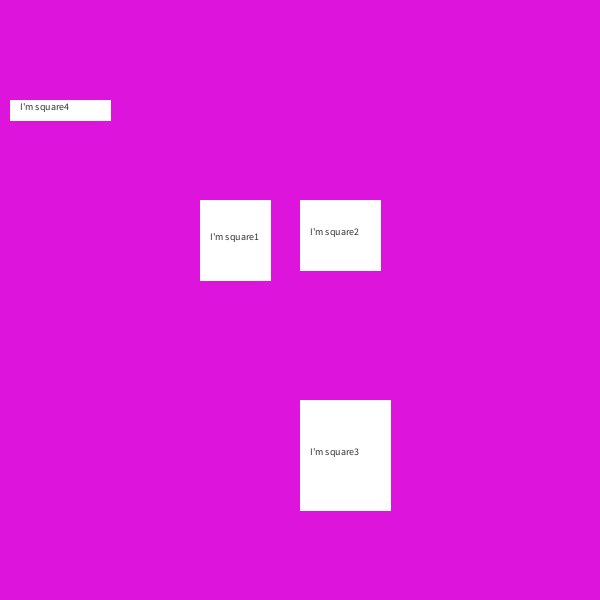
Frame 1 (no input)
Frame 60 (the mouse pressed at the canvas centre just before this capture): identical to frame 1, image omitted
Frame 120 (the mouse held since frame 60 and released just before this capture): identical to frame 1, image omitted

The Processing sketch that drew this single still picture (run headless with seeded random() and noise(); from frame 60 on, the mouse is pressed at the canvas centre):

// Processing sketch: Quiz
// ── Quiz.pde
float sqXPos, sqYPos;
float sqXPos1, sqYPos1;
float sqXPos2, sqYPos2;
float sqXPos3, sqYPos3;
float sqW, sqH;
float sqW1, sqH1;
float sqW2, sqH2;
float sqW3, sqH3;
Square squ;
Square squ1;
Square squ2;
Square squ3;

String Quote = "I'm square1";
String Quote1 = "I'm square2";
String Quote2 = "I'm square3";
String Quote3 = "I'm square4";

float startTime, endTime;
float totalTime = 1;
color normalColor, activeColor;
boolean isActive = false;
boolean isActive1 = false;
boolean isActive2 = false;
boolean isActive3 = false;

void setup(){
  size(600, 600);
  sqXPos = 200;
  sqYPos = 200;
  sqXPos1 = 300;
  sqYPos1 = 200;
  sqXPos2 = width/2;
  sqYPos2 = 400;
  sqXPos3 = 10;
  sqYPos3 = 100;
  sqW = 70;
  sqH = 80;
  sqW1 = 80;
  sqH1 = 70;
  sqW2 = 90;
  sqH2 = 110;
  sqW3 = 100;
  sqH3 = 20;

  squ = new Square(sqXPos, sqYPos, sqW, sqH);
  squ1 = new Square(sqXPos1, sqYPos1, sqW1, sqH1);
  squ2 = new Square(sqXPos2, sqYPos2, sqW2, sqH2);
  squ3 = new Square(sqXPos3, sqYPos3, sqW3, sqH3);
  
  normalColor = color(255);
  activeColor = color(0);
  totalTime *= 1000;
}

void draw(){
  background(220, 20, 220);
  //fill(255);
  
  if(isActive){
    fill(activeColor);
    squ.display();
    switchBackStartTime();
  } else {
    fill(normalColor);
    squ.display();
  }
  
  if(isActive1){
    fill(activeColor);
    squ1.display();
    switchBackStartTime();
  } else {
    fill(normalColor);
    squ1.display();
  }
  
  if(isActive2){
    fill(activeColor);
    squ2.display();
    switchBackStartTime();
  } else{
    fill(normalColor);
    squ2.display();
  }
  
  if(isActive3){
    fill(activeColor);
    squ3.display();
    switchBackStartTime();
  } else{
    fill(normalColor);
    squ3.display();
  }
  
  drawText();
}

void mouseClicked(){
  if(squ.MouseIsOver()){
    isActive = true;
    startTime = millis();
  }
  if(squ1.MouseIsOver()){
    isActive1 = true;
    startTime = millis();
  }
  if(squ2.MouseIsOver()){
    isActive2 = true;
    startTime = millis();
  }
  if(squ3.MouseIsOver()){
    isActive3 = true;
    startTime = millis();
  }  
}

void switchBackStartTime(){
  if(millis() - startTime > totalTime){
    isActive = false;
  }
  if(millis() - startTime > totalTime){
    isActive1 = false;
  }
  if(millis() - startTime > totalTime){
    isActive2 = false;
  }
  if(millis() - startTime > totalTime){
    isActive3 = false;
  }
}

void drawText(){
  fill(50);
  textSize(10);
  text(Quote, sqXPos + 10, sqYPos + sqH/2);
  text(Quote1, sqXPos1 + 10, sqYPos1 + sqH1/2);
  text(Quote2, sqXPos2 + 10, sqYPos2 + sqH2/2);
  text(Quote3, sqXPos3 + 10, sqYPos3 + sqH3/2);
}

// ── Squares.pde
class Square{
  float xPos, yPos;
  float rectW;
  float rectH;
  
  Square(float x, float y, float w, float h){
    xPos = x;
    yPos = y;
    rectW = w;
    rectH = h;
  }
  
  void display(){
    if(mouseX > xPos && mouseY > xPos && mouseX < xPos +rectW && mouseY < yPos + rectH){
      stroke(0);
    } else {
      stroke(255);
    }
    
    rect(xPos, yPos, rectW, rectH);
  }
  
  boolean MouseIsOver(){
    if(mouseX > xPos && mouseY > xPos && mouseX < xPos + rectW && mouseY < yPos + rectH){
      return true;
    }
    return false;
  }
  
}
